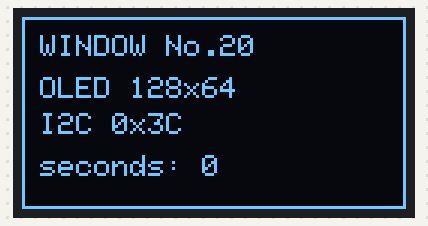
A program run on a simulated ESP32. On the bench: 128×64 one-colour display. What the program prints to the serial monitor is not drawn.

Above: at 0.4 s.
At 4.5 s:
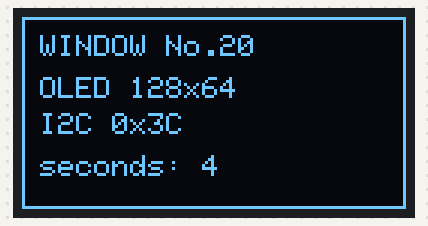
At 7.6 s:
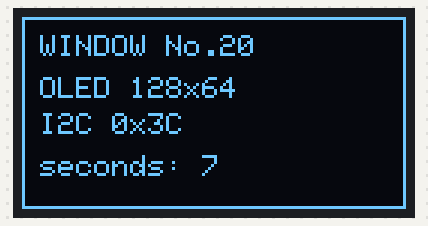
At 18.9 s:
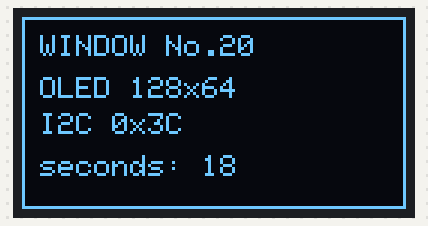
At 29.1 s:
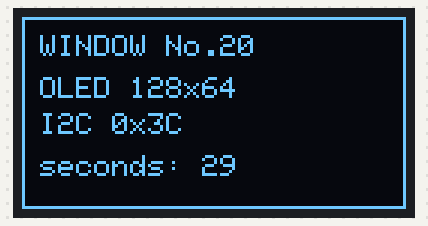
At 38.4 s:
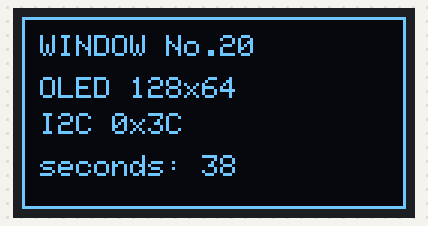

The program:

main.cpp
```cpp
#include <Arduino.h>
#include <Wire.h>
#include <Adafruit_GFX.h>
#include <Adafruit_SSD1306.h>

// 首次点亮诊断，独立于产品界面；仅按实际套件接线使用。
constexpr int kSdaPin = 21;
constexpr int kSclPin = 22;
constexpr int kWidth = 128;
constexpr int kHeight = 64;
Adafruit_SSD1306 display(kWidth, kHeight, &Wire, -1, 100000, 100000);
uint8_t oledAddress = 0;
const char *errorMessage = nullptr;

void setup() {
  Serial.begin(115200);
  delay(300);
  Serial.println("WINDOW_NO_20 OLED_SMOKE v0.1");

  if (!Wire.begin(kSdaPin, kSclPin, 100000)) {
    errorMessage = "OLED_ERROR I2C_BUS_INIT_FAILED";
    return;
  }
  Wire.setTimeOut(50);

  // 先测量设备应答；库的 begin() 成功不能代替 I2C 连接验证。
  for (uint8_t address : {0x3C, 0x3D}) {
    Wire.beginTransmission(address);
    const uint8_t result = Wire.endTransmission();
    Serial.printf("I2C_PROBE address=0x%02X status=%u\n",
                  static_cast<unsigned int>(address), static_cast<unsigned int>(result));
    if (result == 0) {
      oledAddress = address;
      break;
    }
  }
  if (oledAddress == 0) {
    errorMessage = "OLED_ERROR NO_ACK_ON_0x3C_OR_0x3D";
    return;
  }
  if (!display.begin(SSD1306_SWITCHCAPVCC, oledAddress, true, false)) {
    errorMessage = "OLED_ERROR BUFFER_INIT_FAILED";
    return;
  }

  display.clearDisplay();
  display.drawRect(0, 0, kWidth, kHeight, SSD1306_WHITE);
  display.setTextColor(SSD1306_WHITE);
  display.setTextSize(1);
  display.setCursor(6, 6);
  display.print("WINDOW No.20");
  display.setCursor(6, 20);
  display.print("OLED 128x64");
  display.setCursor(6, 32);
  display.printf("I2C 0x%02X", static_cast<unsigned int>(oledAddress));
  Serial.printf("OLED_INIT address=0x%02X canvas=128x64\n",
                static_cast<unsigned int>(oledAddress));
}

void loop() {
  if (errorMessage != nullptr) {
    Serial.println(errorMessage);
  } else {
    display.fillRect(6, 46, 116, 10, SSD1306_BLACK);
    display.setCursor(6, 46);
    display.printf("seconds: %lu", static_cast<unsigned long>(millis() / 1000));
    display.display();
    // 此日志表示程序调用了画面更新，是否真正可见须由实物观察确认。
    Serial.printf("OLED_UPDATE uptime_ms=%lu\n", static_cast<unsigned long>(millis()));
  }
  delay(1000);
}
```

Measured:
- what the display in image 0 shows lasts 1.0 s, from 0.4 s to 1.4 s
